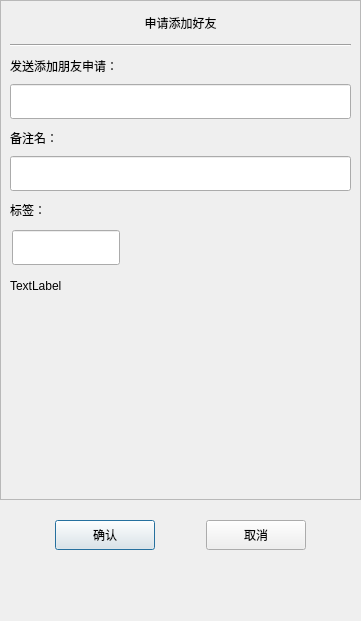
<?xml version="1.0" encoding="UTF-8"?>
<ui version="4.0">
 <class>ApplyFriend</class>
 <widget class="QDialog" name="ApplyFriend">
  <property name="geometry">
   <rect>
    <x>0</x>
    <y>0</y>
    <width>361</width>
    <height>621</height>
   </rect>
  </property>
  <property name="minimumSize">
   <size>
    <width>361</width>
    <height>621</height>
   </size>
  </property>
  <property name="maximumSize">
   <size>
    <width>361</width>
    <height>621</height>
   </size>
  </property>
  <property name="windowTitle">
   <string>Dialog</string>
  </property>
  <layout class="QVBoxLayout" name="verticalLayout">
   <property name="spacing">
    <number>0</number>
   </property>
   <property name="leftMargin">
    <number>0</number>
   </property>
   <property name="topMargin">
    <number>0</number>
   </property>
   <property name="rightMargin">
    <number>0</number>
   </property>
   <property name="bottomMargin">
    <number>0</number>
   </property>
   <item>
    <widget class="QScrollArea" name="scrollArea">
     <property name="minimumSize">
      <size>
       <width>0</width>
       <height>500</height>
      </size>
     </property>
     <property name="widgetResizable">
      <bool>true</bool>
     </property>
     <widget class="QWidget" name="scrollcontent">
      <property name="geometry">
       <rect>
        <x>0</x>
        <y>0</y>
        <width>359</width>
        <height>498</height>
       </rect>
      </property>
      <layout class="QVBoxLayout" name="verticalLayout_2">
       <property name="spacing">
        <number>0</number>
       </property>
       <property name="leftMargin">
        <number>0</number>
       </property>
       <property name="rightMargin">
        <number>0</number>
       </property>
       <item>
        <widget class="QLabel" name="apply_lb">
         <property name="minimumSize">
          <size>
           <width>0</width>
           <height>25</height>
          </size>
         </property>
         <property name="maximumSize">
          <size>
           <width>16777215</width>
           <height>25</height>
          </size>
         </property>
         <property name="text">
          <string>申请添加好友</string>
         </property>
         <property name="alignment">
          <set>Qt::AlignCenter</set>
         </property>
        </widget>
       </item>
       <item>
        <widget class="QWidget" name="apply_wid" native="true">
         <layout class="QVBoxLayout" name="verticalLayout_3">
          <item>
           <widget class="Line" name="line">
            <property name="orientation">
             <enum>Qt::Horizontal</enum>
            </property>
           </widget>
          </item>
          <item>
           <widget class="QLabel" name="label">
            <property name="minimumSize">
             <size>
              <width>0</width>
              <height>25</height>
             </size>
            </property>
            <property name="maximumSize">
             <size>
              <width>16777215</width>
              <height>25</height>
             </size>
            </property>
            <property name="text">
             <string>发送添加朋友申请：</string>
            </property>
           </widget>
          </item>
          <item>
           <widget class="CustomizeEdit" name="name_ed">
            <property name="minimumSize">
             <size>
              <width>0</width>
              <height>35</height>
             </size>
            </property>
            <property name="maximumSize">
             <size>
              <width>16777215</width>
              <height>35</height>
             </size>
            </property>
           </widget>
          </item>
          <item>
           <widget class="QLabel" name="label_2">
            <property name="minimumSize">
             <size>
              <width>0</width>
              <height>25</height>
             </size>
            </property>
            <property name="maximumSize">
             <size>
              <width>16777215</width>
              <height>25</height>
             </size>
            </property>
            <property name="text">
             <string>备注名：</string>
            </property>
           </widget>
          </item>
          <item>
           <widget class="CustomizeEdit" name="back_ed">
            <property name="minimumSize">
             <size>
              <width>0</width>
              <height>35</height>
             </size>
            </property>
            <property name="maximumSize">
             <size>
              <width>16777215</width>
              <height>35</height>
             </size>
            </property>
           </widget>
          </item>
          <item>
           <widget class="QLabel" name="label_3">
            <property name="minimumSize">
             <size>
              <width>0</width>
              <height>25</height>
             </size>
            </property>
            <property name="maximumSize">
             <size>
              <width>16777215</width>
              <height>25</height>
             </size>
            </property>
            <property name="text">
             <string>标签：</string>
            </property>
           </widget>
          </item>
          <item>
           <widget class="QWidget" name="lb_group_wid" native="true">
            <property name="minimumSize">
             <size>
              <width>0</width>
              <height>50</height>
             </size>
            </property>
            <layout class="QVBoxLayout" name="verticalLayout_4">
             <property name="spacing">
              <number>0</number>
             </property>
             <property name="leftMargin">
              <number>0</number>
             </property>
             <property name="topMargin">
              <number>0</number>
             </property>
             <property name="rightMargin">
              <number>0</number>
             </property>
             <property name="bottomMargin">
              <number>0</number>
             </property>
             <item>
              <widget class="QWidget" name="gridWidget" native="true">
               <property name="minimumSize">
                <size>
                 <width>0</width>
                 <height>40</height>
                </size>
               </property>
               <property name="maximumSize">
                <size>
                 <width>16777215</width>
                 <height>40</height>
                </size>
               </property>
               <widget class="CustomizeEdit" name="lb_ed">
                <property name="geometry">
                 <rect>
                  <x>2</x>
                  <y>2</y>
                  <width>108</width>
                  <height>35</height>
                 </rect>
                </property>
                <property name="maximumSize">
                 <size>
                  <width>16777215</width>
                  <height>35</height>
                 </size>
                </property>
               </widget>
              </widget>
             </item>
             <item>
              <widget class="QWidget" name="input_tip_wid" native="true">
               <property name="minimumSize">
                <size>
                 <width>0</width>
                 <height>35</height>
                </size>
               </property>
               <property name="maximumSize">
                <size>
                 <width>16777215</width>
                 <height>35</height>
                </size>
               </property>
               <layout class="QVBoxLayout" name="verticalLayout_5">
                <property name="spacing">
                 <number>0</number>
                </property>
                <property name="leftMargin">
                 <number>0</number>
                </property>
                <property name="topMargin">
                 <number>0</number>
                </property>
                <property name="rightMargin">
                 <number>0</number>
                </property>
                <property name="bottomMargin">
                 <number>0</number>
                </property>
                <item>
                 <widget class="ClickedOnceLabel" name="tip_lb">
                  <property name="text">
                   <string>TextLabel</string>
                  </property>
                 </widget>
                </item>
               </layout>
              </widget>
             </item>
            </layout>
           </widget>
          </item>
          <item>
           <widget class="QWidget" name="widget" native="true">
            <property name="minimumSize">
             <size>
              <width>0</width>
              <height>60</height>
             </size>
            </property>
            <layout class="QHBoxLayout" name="horizontalLayout_2">
             <property name="leftMargin">
              <number>0</number>
             </property>
             <property name="topMargin">
              <number>0</number>
             </property>
             <property name="rightMargin">
              <number>0</number>
             </property>
             <property name="bottomMargin">
              <number>0</number>
             </property>
             <item>
              <widget class="QWidget" name="lb_list" native="true">
               <property name="minimumSize">
                <size>
                 <width>287</width>
                 <height>50</height>
                </size>
               </property>
               <property name="maximumSize">
                <size>
                 <width>280</width>
                 <height>16777215</height>
                </size>
               </property>
              </widget>
             </item>
             <item>
              <widget class="QWidget" name="more_lb_wid" native="true">
               <property name="minimumSize">
                <size>
                 <width>30</width>
                 <height>0</height>
                </size>
               </property>
               <property name="maximumSize">
                <size>
                 <width>30</width>
                 <height>16777215</height>
                </size>
               </property>
               <layout class="QVBoxLayout" name="verticalLayout_6">
                <property name="spacing">
                 <number>0</number>
                </property>
                <property name="leftMargin">
                 <number>0</number>
                </property>
                <property name="topMargin">
                 <number>0</number>
                </property>
                <property name="rightMargin">
                 <number>0</number>
                </property>
                <property name="bottomMargin">
                 <number>0</number>
                </property>
                <item>
                 <spacer name="verticalSpacer_3">
                  <property name="orientation">
                   <enum>Qt::Vertical</enum>
                  </property>
                  <property name="sizeHint" stdset="0">
                   <size>
                    <width>20</width>
                    <height>40</height>
                   </size>
                  </property>
                 </spacer>
                </item>
                <item>
                 <widget class="ClickedOnceLabel" name="more_lb">
                  <property name="minimumSize">
                   <size>
                    <width>25</width>
                    <height>25</height>
                   </size>
                  </property>
                  <property name="maximumSize">
                   <size>
                    <width>25</width>
                    <height>25</height>
                   </size>
                  </property>
                  <property name="text">
                   <string/>
                  </property>
                 </widget>
                </item>
                <item>
                 <spacer name="verticalSpacer_4">
                  <property name="orientation">
                   <enum>Qt::Vertical</enum>
                  </property>
                  <property name="sizeHint" stdset="0">
                   <size>
                    <width>20</width>
                    <height>40</height>
                   </size>
                  </property>
                 </spacer>
                </item>
               </layout>
              </widget>
             </item>
            </layout>
           </widget>
          </item>
         </layout>
        </widget>
       </item>
      </layout>
     </widget>
    </widget>
   </item>
   <item>
    <spacer name="verticalSpacer">
     <property name="orientation">
      <enum>Qt::Vertical</enum>
     </property>
     <property name="sizeType">
      <enum>QSizePolicy::Fixed</enum>
     </property>
     <property name="sizeHint" stdset="0">
      <size>
       <width>20</width>
       <height>10</height>
      </size>
     </property>
    </spacer>
   </item>
   <item>
    <widget class="QWidget" name="apply_sure_wid" native="true">
     <property name="minimumSize">
      <size>
       <width>0</width>
       <height>50</height>
      </size>
     </property>
     <layout class="QHBoxLayout" name="horizontalLayout">
      <item>
       <spacer name="horizontalSpacer_2">
        <property name="orientation">
         <enum>Qt::Horizontal</enum>
        </property>
        <property name="sizeHint" stdset="0">
         <size>
          <width>40</width>
          <height>20</height>
         </size>
        </property>
       </spacer>
      </item>
      <item>
       <widget class="ClickedBtn" name="sure_btn">
        <property name="minimumSize">
         <size>
          <width>100</width>
          <height>30</height>
         </size>
        </property>
        <property name="text">
         <string>确认</string>
        </property>
       </widget>
      </item>
      <item>
       <spacer name="horizontalSpacer">
        <property name="orientation">
         <enum>Qt::Horizontal</enum>
        </property>
        <property name="sizeHint" stdset="0">
         <size>
          <width>40</width>
          <height>20</height>
         </size>
        </property>
       </spacer>
      </item>
      <item>
       <widget class="ClickedBtn" name="cancel_btn">
        <property name="minimumSize">
         <size>
          <width>100</width>
          <height>30</height>
         </size>
        </property>
        <property name="text">
         <string>取消</string>
        </property>
       </widget>
      </item>
      <item>
       <spacer name="horizontalSpacer_3">
        <property name="orientation">
         <enum>Qt::Horizontal</enum>
        </property>
        <property name="sizeHint" stdset="0">
         <size>
          <width>40</width>
          <height>20</height>
         </size>
        </property>
       </spacer>
      </item>
     </layout>
    </widget>
   </item>
   <item>
    <spacer name="verticalSpacer_2">
     <property name="orientation">
      <enum>Qt::Vertical</enum>
     </property>
     <property name="sizeHint" stdset="0">
      <size>
       <width>20</width>
       <height>40</height>
      </size>
     </property>
    </spacer>
   </item>
  </layout>
 </widget>
 <customwidgets>
  <customwidget>
   <class>ClickedBtn</class>
   <extends>QPushButton</extends>
   <header>clickedbtn.h</header>
  </customwidget>
  <customwidget>
   <class>CustomizeEdit</class>
   <extends>QLineEdit</extends>
   <header>customizeedit.h</header>
  </customwidget>
  <customwidget>
   <class>ClickedOnceLabel</class>
   <extends>QLabel</extends>
   <header>clickedoncelabel.h</header>
  </customwidget>
 </customwidgets>
 <resources/>
 <connections/>
</ui>
